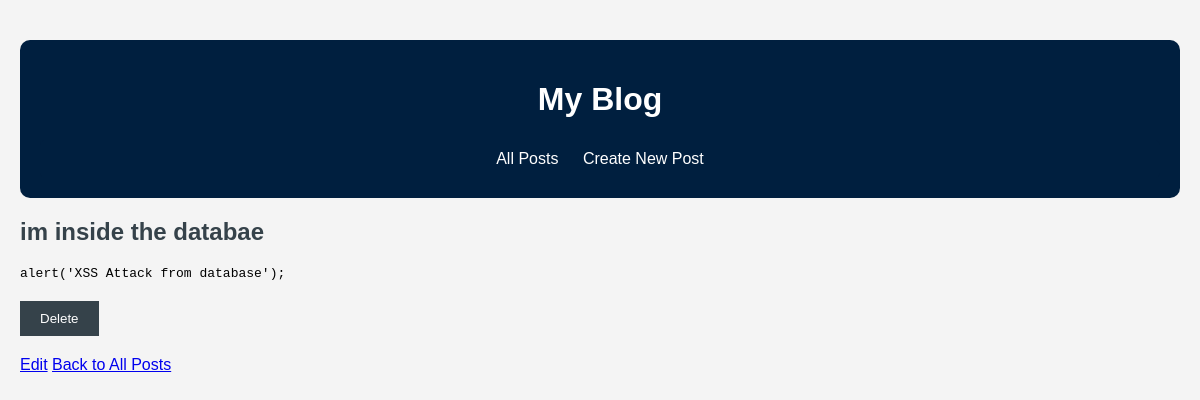
The app's page /post/1 (signed in) with its own data.
### models.py (models this page shows, shortened)
class Post(db.Model):
    id = db.Column(db.Integer, primary_key=True)
    title = db.Column(db.String(100), nullable=False)
    content = db.Column(db.Text, nullable=False)

### app.py (the view)
@app.route('/post/<int:post_id>')
def post(post_id):
    post = Post.query.get_or_404(post_id)
    sanitized_content = clean_output(post.content)
    return render_template('post.html', post=post, sanitized_content=sanitized_content)

### app.py (called while the page is built)
@app.before_request
def loginCheck():
    open_routes = ['login', 'register', 'static'] #this is the only open routes, meaning a user that is not logged in only have acsess to the login page and the register page
    if 'user_id' not in session and request.endpoint not in open_routes:
        return redirect(url_for('login'))

@app.after_request
def add_security_headers(response):
    response.headers['Content-Security-Policy'] = "default-src 'self'; script-src 'unsafe-inline'; style-src 'self';"
    response.headers['X-Content-Type-Options'] = 'nosniff'
    response.headers['X-Frame-Options'] = 'DENY'
    response.headers['Strict-Transport-Security'] = 'max-age=31536000; includeSubDomains'
    return response

def clean_output(content):
    tag = ['p']
    attributes = {}
    sanitized_content = bleach.clean(content, tags=tag, attributes=attributes, strip=True)
    return sanitized_content

### templates/post.html (shortened to what this page needs)
{% extends 'base.html' %}
{% block content %}
    <h2>{{ post.title }}</h2>
    <pre>{{ sanitized_content}}</pre>
    <form action="{{ url_for('delete_post', post_id=post.id) }}" method="POST">
        <button type="submit">Delete</button>
    </form>
    <a href="{{ url_for('edit_post', post_id=post.id) }}">Edit</a>
    <a href="{{ url_for('index') }}">Back to All Posts</a>
{% endblock %}

### static/style.css (style rules this page uses)
body { font-family: Arial, sans-serif; margin: 0; padding: 20px; background-color: #f4f4f4; }
h2 { color: #35424a; }
form { margin: 20px 0; }
button { padding: 10px 20px; background-color: #35424a; color: white; border: none; cursor: pointer; }

### records on screen
Post: title "im inside the databae", content "alert('XSS Attack from database');"
